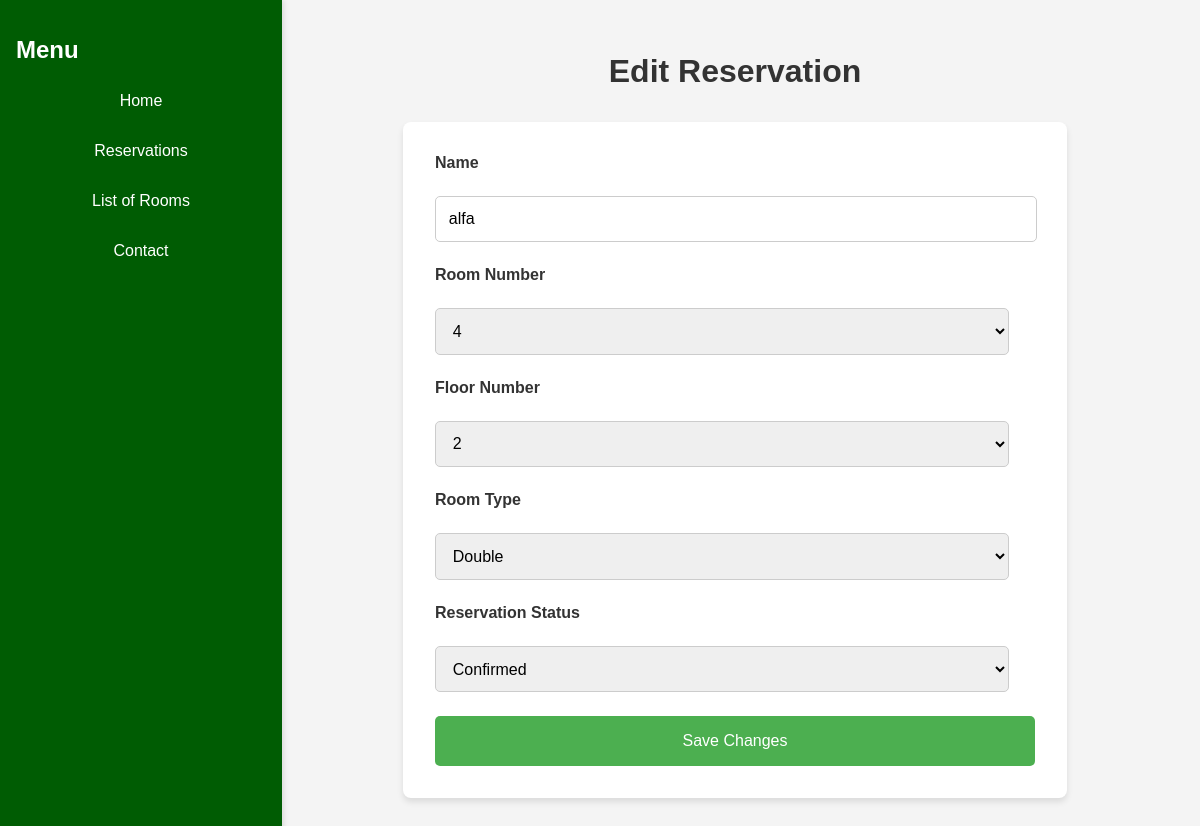
Page /edit.php?id_reservasi=3 on the committed database.
### tables this page shows
CREATE TABLE `reservasi` (
  `id_reservasi` int(11) NOT NULL,
  `id_tamu` int(11) DEFAULT NULL,
  `id_kamar` int(11) DEFAULT NULL,
  `tanggal_checkin` date DEFAULT NULL,
  `tanggal_checkout` date DEFAULT NULL,
  `jumlah_tamu` int(11) DEFAULT NULL,
  `status_reservasi` varchar(20) DEFAULT NULL,
  `total_biaya` decimal(10,2) DEFAULT NULL
);

CREATE TABLE `guest` (
  `id_tamu` int(11) NOT NULL,
  `nama` varchar(100) NOT NULL,
  `alamat` text NOT NULL,
  `no_telp` varchar(20) NOT NULL,
  `email` varchar(100) NOT NULL
);

CREATE TABLE `room` (
  `id_kamar` int(11) NOT NULL,
  `tipe_kamar` varchar(50) NOT NULL,
  `kapasitas` int(11) NOT NULL,
  `nomor` int(20) NOT NULL,
  `lantai` int(11) NOT NULL
);

### edit.php (the view, shortened to what this page needs)
<?php
include 'koneksi.php';
$id_reservasi = $_GET['id_reservasi'];
$sql = "SELECT r.id_reservasi, g.nama, rm.nomor, rm.tipe_kamar, r.status_reservasi, rm.lantai
        FROM reservasi r
        JOIN guest g ON r.id_tamu = g.id_tamu
        JOIN room rm ON r.id_kamar = rm.id_kamar
        WHERE r.id_reservasi = $id_reservasi";
$result = $conn->query($sql);
$row = $result->fetch_assoc();
?>
<!DOCTYPE html>
<html lang="id">
<head>
</head>
<body>
    <div class="navbar">
        <h2>Menu</h2>
        <a href="index.php">Home</a>
        <a href="reservation.php">Reservations</a>
        <a href="rooms.php">List of Rooms</a>
        <a href="contact.php">Contact</a>
    </div>
    <div class="content">
        <div class="header">
            <h1>Edit Reservation</h1>
        </div>
        <div class="form-container">
            <form id="reservation-form" action="edit.php?id_reservasi=<?php echo $id_reservasi; ?>" method="POST">
                <label for="name">Name</label>
                <input type="text" id="name" name="name" value="<?php echo htmlspecialchars($row['nama']); ?>" required>
                <label for="room_number">Room Number</label>
                <select id="room_number" name="room_number" required>
                    <?php for ($i = 1; $i <= 15; $i++): ?>
                        <option value="<?php echo $i; ?>" <?php echo ($row['nomor'] == $i) ? 'selected' : ''; ?>><?php echo $i; ?></option>
                    <?php endfor; ?>
                </select>
                <label for="floor_number">Floor Number</label>
                <select id="floor_number" name="floor_number" required>
                    <?php for ($i = 1; $i <= 5; $i++): ?>
                        <option value="<?php echo $i; ?>" <?php echo ($row['lantai'] == $i) ? 'selected' : ''; ?>><?php echo $i; ?></option>
                    <?php endfor; ?>
                </select>
                <label for="room_type">Room Type</label>
                <select id="room_type" name="room_type" required>
                    <option value="double" <?php echo ($row['tipe_kamar'] == 'double') ? 'selected' : ''; ?>>Double</option>
                </select>
                <label for="status">Reservation Status</label>
                <select id="status" name="status" required>
                    <option value="confirmed" <?php echo ($row['status_reservasi'] == 'confirmed') ? 'selected' : ''; ?>>Confirmed</option>
                </select>
                <button type="submit">Save Changes</button>
            </form>
        </div>
    </div>
</body>
</html>

### edit.php (style rules this page uses)
body { font-family: Arial, sans-serif; margin: 0; padding: 0; background-color: #f4f4f4; color: #333; display: flex; }
.navbar { background-color: rgb(0, 92, 3); width: 250px; height: 100vh; padding: 1em; box-shadow: 2px 0 5px rgba(0, 0, 0, 0.1); position: fixed; }
.navbar a { display: block; color: white; text-decoration: none; margin: 1em 0; padding: 0.5em; border-radius: 5px; text-align: center; }
h2 { color: white; }
.content { margin-left: 270px; padding: 2em; flex-grow: 1; }
.header { text-align: center; margin-bottom: 2em; }
.form-container { background-color: white; padding: 2em; border-radius: 8px; box-shadow: 0 4px 6px rgba(0, 0, 0, 0.1); max-width: 600px; margin: 0 auto; }
.form-container form { display: grid; grid-template-columns: 1fr; gap: 1.5em; }
.form-container label { font-weight: bold; }
.form-container input, .form-container select { width: calc(100% - 1.6em); padding: 0.8em; border: 1px solid #ccc; border-radius: 5px; font-size: 1em; }
.form-container button { background-color: #4CAF50; color: white; border: none; padding: 1em 1.5em; border-radius: 5px; cursor: pointer; font-size: 1em; width: 100%; }

### rows in the picture
reservasi: name "alfa", status "Confirmed"
room: room_number "4", floor_number "2", room_type "Double"
